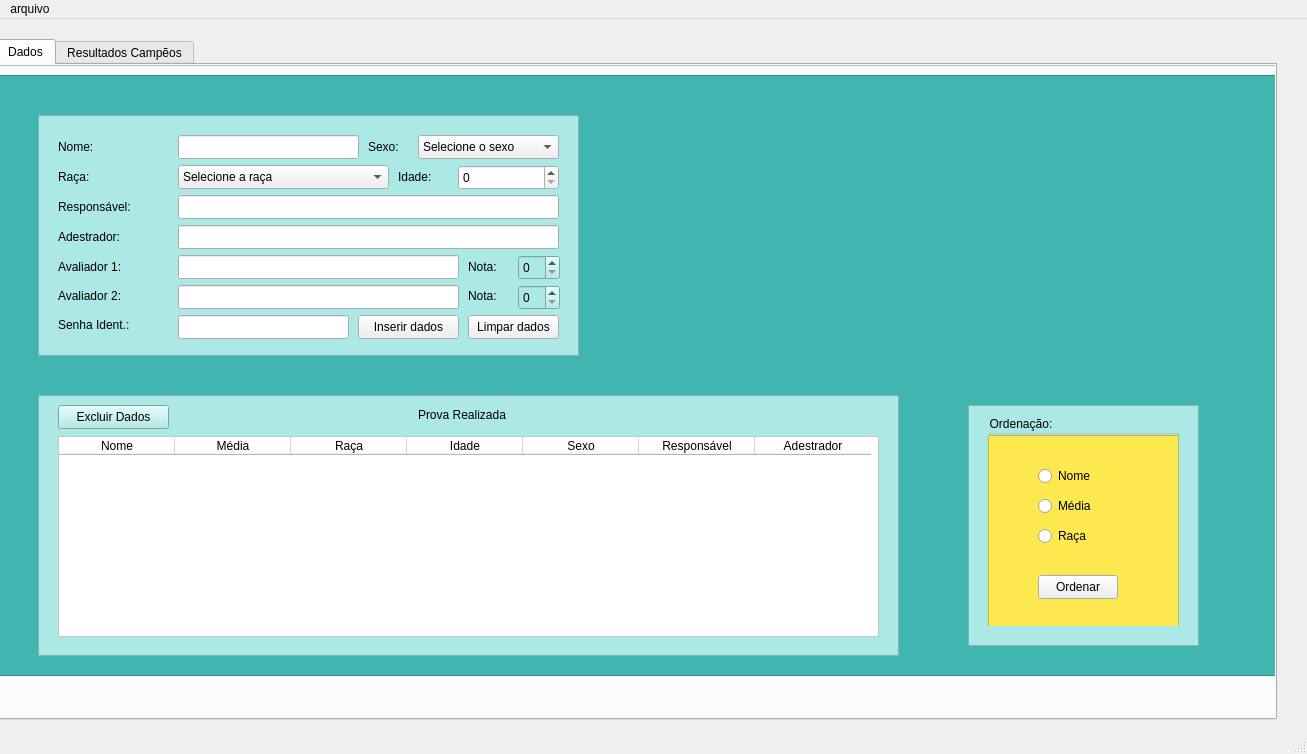
<?xml version="1.0" encoding="UTF-8"?>
<ui version="4.0">
 <class>MainWindow</class>
 <widget class="QMainWindow" name="MainWindow">
  <property name="geometry">
   <rect>
    <x>0</x>
    <y>0</y>
    <width>1307</width>
    <height>754</height>
   </rect>
  </property>
  <property name="windowTitle">
   <string>MainWindow</string>
  </property>
  <widget class="QWidget" name="centralwidget">
   <widget class="QTabWidget" name="Dados">
    <property name="geometry">
     <rect>
      <x>-4</x>
      <y>20</y>
      <width>1281</width>
      <height>681</height>
     </rect>
    </property>
    <property name="sizePolicy">
     <sizepolicy hsizetype="Preferred" vsizetype="Expanding">
      <horstretch>0</horstretch>
      <verstretch>0</verstretch>
     </sizepolicy>
    </property>
    <property name="currentIndex">
     <number>0</number>
    </property>
    <widget class="QWidget" name="tab">
     <attribute name="title">
      <string>Dados</string>
     </attribute>
     <widget class="QLabel" name="nome">
      <property name="geometry">
       <rect>
        <x>60</x>
        <y>70</y>
        <width>111</width>
        <height>24</height>
       </rect>
      </property>
      <property name="styleSheet">
       <string notr="true">font: 75 12pt &quot;URW Bookman L&quot;;
color: rgb(0, 0, 0);</string>
      </property>
      <property name="text">
       <string>Nome:</string>
      </property>
     </widget>
     <widget class="QLabel" name="responsavel">
      <property name="geometry">
       <rect>
        <x>60</x>
        <y>130</y>
        <width>101</width>
        <height>24</height>
       </rect>
      </property>
      <property name="styleSheet">
       <string notr="true">font: 75 12pt &quot;URW Bookman L&quot;;
color: rgb(0, 0, 0);</string>
      </property>
      <property name="text">
       <string>Responsável:</string>
      </property>
     </widget>
     <widget class="QLabel" name="adestrador">
      <property name="geometry">
       <rect>
        <x>60</x>
        <y>160</y>
        <width>101</width>
        <height>24</height>
       </rect>
      </property>
      <property name="styleSheet">
       <string notr="true">font: 75 12pt &quot;URW Bookman L&quot;;
color: rgb(0, 0, 0);</string>
      </property>
      <property name="text">
       <string>Adestrador:</string>
      </property>
     </widget>
     <widget class="QLabel" name="nota1">
      <property name="geometry">
       <rect>
        <x>470</x>
        <y>190</y>
        <width>41</width>
        <height>24</height>
       </rect>
      </property>
      <property name="styleSheet">
       <string notr="true">font: 75 12pt &quot;URW Bookman L&quot;;
color: rgb(0, 0, 0);</string>
      </property>
      <property name="text">
       <string>Nota:</string>
      </property>
     </widget>
     <widget class="QLineEdit" name="txt_nome">
      <property name="geometry">
       <rect>
        <x>180</x>
        <y>70</y>
        <width>181</width>
        <height>24</height>
       </rect>
      </property>
     </widget>
     <widget class="QLineEdit" name="txt_responsavel">
      <property name="geometry">
       <rect>
        <x>180</x>
        <y>130</y>
        <width>381</width>
        <height>24</height>
       </rect>
      </property>
     </widget>
     <widget class="QLabel" name="avaliador">
      <property name="geometry">
       <rect>
        <x>60</x>
        <y>190</y>
        <width>101</width>
        <height>24</height>
       </rect>
      </property>
      <property name="styleSheet">
       <string notr="true">font: 75 12pt &quot;URW Bookman L&quot;;
color: rgb(0, 0, 0);</string>
      </property>
      <property name="text">
       <string>Avaliador 1:</string>
      </property>
     </widget>
     <widget class="QLineEdit" name="txt_avaliador1">
      <property name="geometry">
       <rect>
        <x>180</x>
        <y>190</y>
        <width>281</width>
        <height>24</height>
       </rect>
      </property>
     </widget>
     <widget class="QLabel" name="avaliador2">
      <property name="geometry">
       <rect>
        <x>60</x>
        <y>220</y>
        <width>101</width>
        <height>21</height>
       </rect>
      </property>
      <property name="styleSheet">
       <string notr="true">font: 75 12pt &quot;URW Bookman L&quot;;
color: rgb(0, 0, 0);</string>
      </property>
      <property name="text">
       <string>Avaliador 2:</string>
      </property>
     </widget>
     <widget class="QLineEdit" name="txt_avaliador2">
      <property name="geometry">
       <rect>
        <x>180</x>
        <y>220</y>
        <width>281</width>
        <height>24</height>
       </rect>
      </property>
     </widget>
     <widget class="QLabel" name="nota2">
      <property name="geometry">
       <rect>
        <x>470</x>
        <y>220</y>
        <width>41</width>
        <height>21</height>
       </rect>
      </property>
      <property name="styleSheet">
       <string notr="true">font: 75 12pt &quot;URW Bookman L&quot;;
color: rgb(0, 0, 0);</string>
      </property>
      <property name="text">
       <string>Nota:</string>
      </property>
     </widget>
     <widget class="QLineEdit" name="txt_adestrador">
      <property name="geometry">
       <rect>
        <x>180</x>
        <y>160</y>
        <width>381</width>
        <height>24</height>
       </rect>
      </property>
     </widget>
     <widget class="QLabel" name="senha_acesso_2">
      <property name="geometry">
       <rect>
        <x>60</x>
        <y>250</y>
        <width>111</width>
        <height>20</height>
       </rect>
      </property>
      <property name="styleSheet">
       <string notr="true">font: 75 12pt &quot;URW Bookman L&quot;;
color: rgb(0, 0, 0);</string>
      </property>
      <property name="text">
       <string>Senha Ident.:</string>
      </property>
     </widget>
     <widget class="QFrame" name="frame">
      <property name="geometry">
       <rect>
        <x>-10</x>
        <y>0</y>
        <width>1291</width>
        <height>611</height>
       </rect>
      </property>
      <property name="frameShape">
       <enum>QFrame::StyledPanel</enum>
      </property>
      <property name="frameShadow">
       <enum>QFrame::Raised</enum>
      </property>
      <widget class="QGroupBox" name="groupBox">
       <property name="geometry">
        <rect>
         <x>1000</x>
         <y>350</y>
         <width>191</width>
         <height>211</height>
        </rect>
       </property>
       <property name="styleSheet">
        <string notr="true">font: 75 12pt &quot;URW Bookman L&quot;;
color: rgb(0, 0, 0);</string>
       </property>
       <property name="title">
        <string>Ordenação:</string>
       </property>
       <widget class="QRadioButton" name="sel_nome">
        <property name="geometry">
         <rect>
          <x>50</x>
          <y>50</y>
          <width>100</width>
          <height>22</height>
         </rect>
        </property>
        <property name="text">
         <string>Nome</string>
        </property>
       </widget>
       <widget class="QRadioButton" name="sel_media">
        <property name="geometry">
         <rect>
          <x>50</x>
          <y>80</y>
          <width>100</width>
          <height>22</height>
         </rect>
        </property>
        <property name="text">
         <string>Média</string>
        </property>
       </widget>
       <widget class="QRadioButton" name="sel_raca">
        <property name="geometry">
         <rect>
          <x>50</x>
          <y>110</y>
          <width>100</width>
          <height>22</height>
         </rect>
        </property>
        <property name="text">
         <string>Raça</string>
        </property>
       </widget>
       <widget class="QPushButton" name="btn_ordenar">
        <property name="geometry">
         <rect>
          <x>50</x>
          <y>160</y>
          <width>80</width>
          <height>24</height>
         </rect>
        </property>
        <property name="text">
         <string>Ordenar</string>
        </property>
       </widget>
       <widget class="QFrame" name="frame_5">
        <property name="geometry">
         <rect>
          <x>0</x>
          <y>20</y>
          <width>191</width>
          <height>211</height>
         </rect>
        </property>
        <property name="styleSheet">
         <string notr="true">background-color: rgb(252, 233, 79);</string>
        </property>
        <property name="frameShape">
         <enum>QFrame::StyledPanel</enum>
        </property>
        <property name="frameShadow">
         <enum>QFrame::Raised</enum>
        </property>
       </widget>
       <zorder>frame_5</zorder>
       <zorder>sel_nome</zorder>
       <zorder>sel_media</zorder>
       <zorder>sel_raca</zorder>
       <zorder>btn_ordenar</zorder>
      </widget>
      <widget class="QLabel" name="sexo">
       <property name="geometry">
        <rect>
         <x>380</x>
         <y>70</y>
         <width>41</width>
         <height>24</height>
        </rect>
       </property>
       <property name="sizePolicy">
        <sizepolicy hsizetype="Preferred" vsizetype="Preferred">
         <horstretch>0</horstretch>
         <verstretch>0</verstretch>
        </sizepolicy>
       </property>
       <property name="styleSheet">
        <string notr="true">font: 75 12pt &quot;URW Bookman L&quot;;
color: rgb(0, 0, 0);</string>
       </property>
       <property name="text">
        <string>Sexo:</string>
       </property>
      </widget>
      <widget class="QComboBox" name="combo_sexo">
       <property name="geometry">
        <rect>
         <x>430</x>
         <y>70</y>
         <width>141</width>
         <height>24</height>
        </rect>
       </property>
       <property name="sizePolicy">
        <sizepolicy hsizetype="Preferred" vsizetype="Fixed">
         <horstretch>0</horstretch>
         <verstretch>0</verstretch>
        </sizepolicy>
       </property>
       <item>
        <property name="text">
         <string>Selecione o sexo</string>
        </property>
       </item>
       <item>
        <property name="text">
         <string>Feminino</string>
        </property>
       </item>
       <item>
        <property name="text">
         <string>Masculino</string>
        </property>
       </item>
      </widget>
      <widget class="QLabel" name="raca">
       <property name="geometry">
        <rect>
         <x>70</x>
         <y>100</y>
         <width>101</width>
         <height>24</height>
        </rect>
       </property>
       <property name="styleSheet">
        <string notr="true">font: 75 12pt &quot;URW Bookman L&quot;;
color: rgb(0, 0, 0);</string>
       </property>
       <property name="text">
        <string>Raça:</string>
       </property>
      </widget>
      <widget class="QComboBox" name="combo_raca">
       <property name="geometry">
        <rect>
         <x>190</x>
         <y>100</y>
         <width>211</width>
         <height>24</height>
        </rect>
       </property>
       <item>
        <property name="text">
         <string>Selecione a raça</string>
        </property>
       </item>
       <item>
        <property name="text">
         <string>Akita</string>
        </property>
       </item>
       <item>
        <property name="text">
         <string>American staffordshire terrier</string>
        </property>
       </item>
       <item>
        <property name="text">
         <string>Basset hound</string>
        </property>
       </item>
       <item>
        <property name="text">
         <string>Beagle</string>
        </property>
       </item>
       <item>
        <property name="text">
         <string>Bichon frisé</string>
        </property>
       </item>
       <item>
        <property name="text">
         <string>Boiadeiro australiano</string>
        </property>
       </item>
       <item>
        <property name="text">
         <string>Border collie</string>
        </property>
       </item>
       <item>
        <property name="text">
         <string>Boston terrier</string>
        </property>
       </item>
       <item>
        <property name="text">
         <string>Boxer</string>
        </property>
       </item>
       <item>
        <property name="text">
         <string>Buldogue francês</string>
        </property>
       </item>
       <item>
        <property name="text">
         <string>Buldogue inglês</string>
        </property>
       </item>
       <item>
        <property name="text">
         <string>Bull terrier</string>
        </property>
       </item>
       <item>
        <property name="text">
         <string>Cane corso</string>
        </property>
       </item>
       <item>
        <property name="text">
         <string>Cavalier king charles spaniel</string>
        </property>
       </item>
       <item>
        <property name="text">
         <string>Chihuahua</string>
        </property>
       </item>
       <item>
        <property name="text">
         <string>Chow chow</string>
        </property>
       </item>
       <item>
        <property name="text">
         <string>Cocker spaniel inglês</string>
        </property>
       </item>
       <item>
        <property name="text">
         <string>Dachshund</string>
        </property>
       </item>
       <item>
        <property name="text">
         <string>Dálmata</string>
        </property>
       </item>
       <item>
        <property name="text">
         <string>Doberman</string>
        </property>
       </item>
       <item>
        <property name="text">
         <string>Dogo argentino</string>
        </property>
       </item>
       <item>
        <property name="text">
         <string>Dogue alemão</string>
        </property>
       </item>
       <item>
        <property name="text">
         <string>Fila brasileiro</string>
        </property>
       </item>
       <item>
        <property name="text">
         <string>Golden retriever</string>
        </property>
       </item>
       <item>
        <property name="text">
         <string>Husky siberiano</string>
        </property>
       </item>
       <item>
        <property name="text">
         <string>Jack russell terrier</string>
        </property>
       </item>
       <item>
        <property name="text">
         <string>Labrador retriever</string>
        </property>
       </item>
       <item>
        <property name="text">
         <string>Lhasa apso</string>
        </property>
       </item>
       <item>
        <property name="text">
         <string>Lulu da Pomerânia</string>
        </property>
       </item>
       <item>
        <property name="text">
         <string>Maltês</string>
        </property>
       </item>
       <item>
        <property name="text">
         <string>Mastiff inglês</string>
        </property>
       </item>
       <item>
        <property name="text">
         <string>Mastim tibetano</string>
        </property>
       </item>
       <item>
        <property name="text">
         <string>Pastor alemão</string>
        </property>
       </item>
       <item>
        <property name="text">
         <string>Pastor australiano</string>
        </property>
       </item>
       <item>
        <property name="text">
         <string>Pastor de Shetland</string>
        </property>
       </item>
       <item>
        <property name="text">
         <string>Pastor Maremano Abruzes</string>
        </property>
       </item>
       <item>
        <property name="text">
         <string>Pequinês</string>
        </property>
       </item>
       <item>
        <property name="text">
         <string>Pinscher miniatura</string>
        </property>
       </item>
       <item>
        <property name="text">
         <string>Pit bull</string>
        </property>
       </item>
       <item>
        <property name="text">
         <string>Poodle</string>
        </property>
       </item>
       <item>
        <property name="text">
         <string>Pug</string>
        </property>
       </item>
       <item>
        <property name="text">
         <string>Rottweiler</string>
        </property>
       </item>
       <item>
        <property name="text">
         <string>Samoieda</string>
        </property>
       </item>
       <item>
        <property name="text">
         <string>Schnauzer</string>
        </property>
       </item>
       <item>
        <property name="text">
         <string>Shiba</string>
        </property>
       </item>
       <item>
        <property name="text">
         <string>Shih tzu</string>
        </property>
       </item>
       <item>
        <property name="text">
         <string>Staffordshire bull terrier</string>
        </property>
       </item>
       <item>
        <property name="text">
         <string>Vira-lata</string>
        </property>
       </item>
       <item>
        <property name="text">
         <string>Weimaraner</string>
        </property>
       </item>
       <item>
        <property name="text">
         <string>Whippet</string>
        </property>
       </item>
       <item>
        <property name="text">
         <string>Yorkshire terrier</string>
        </property>
       </item>
      </widget>
      <widget class="QLabel" name="idade">
       <property name="geometry">
        <rect>
         <x>410</x>
         <y>100</y>
         <width>101</width>
         <height>24</height>
        </rect>
       </property>
       <property name="styleSheet">
        <string notr="true">font: 75 12pt &quot;URW Bookman L&quot;;
color: rgb(0, 0, 0);</string>
       </property>
       <property name="text">
        <string>Idade:</string>
       </property>
      </widget>
      <widget class="QLineEdit" name="txt_senha_acesso">
       <property name="geometry">
        <rect>
         <x>190</x>
         <y>250</y>
         <width>171</width>
         <height>24</height>
        </rect>
       </property>
      </widget>
      <widget class="QPushButton" name="btn_inserirDados">
       <property name="geometry">
        <rect>
         <x>370</x>
         <y>250</y>
         <width>101</width>
         <height>24</height>
        </rect>
       </property>
       <property name="text">
        <string>Inserir dados</string>
       </property>
      </widget>
      <widget class="QPushButton" name="btn_limpardados">
       <property name="geometry">
        <rect>
         <x>480</x>
         <y>250</y>
         <width>91</width>
         <height>24</height>
        </rect>
       </property>
       <property name="text">
        <string>Limpar dados</string>
       </property>
      </widget>
      <widget class="QFrame" name="plano_fundo_geral">
       <property name="geometry">
        <rect>
         <x>10</x>
         <y>10</y>
         <width>1281</width>
         <height>601</height>
        </rect>
       </property>
       <property name="styleSheet">
        <string notr="true">background-color: rgb(65, 181, 175);</string>
       </property>
       <property name="frameShape">
        <enum>QFrame::StyledPanel</enum>
       </property>
       <property name="frameShadow">
        <enum>QFrame::Raised</enum>
       </property>
       <widget class="QFrame" name="frame_2">
        <property name="geometry">
         <rect>
          <x>40</x>
          <y>40</y>
          <width>541</width>
          <height>241</height>
         </rect>
        </property>
        <property name="styleSheet">
         <string notr="true">background-color: rgb(171, 232, 230);</string>
        </property>
        <property name="frameShape">
         <enum>QFrame::StyledPanel</enum>
        </property>
        <property name="frameShadow">
         <enum>QFrame::Raised</enum>
        </property>
        <widget class="QSpinBox" name="txt_nota1">
         <property name="geometry">
          <rect>
           <x>480</x>
           <y>140</y>
           <width>42</width>
           <height>25</height>
          </rect>
         </property>
        </widget>
        <widget class="QSpinBox" name="txt_nota2">
         <property name="geometry">
          <rect>
           <x>480</x>
           <y>170</y>
           <width>42</width>
           <height>25</height>
          </rect>
         </property>
        </widget>
       </widget>
       <widget class="QFrame" name="frame_3">
        <property name="geometry">
         <rect>
          <x>40</x>
          <y>320</y>
          <width>861</width>
          <height>261</height>
         </rect>
        </property>
        <property name="styleSheet">
         <string notr="true">background-color: rgb(171, 232, 230);</string>
        </property>
        <property name="frameShape">
         <enum>QFrame::StyledPanel</enum>
        </property>
        <property name="frameShadow">
         <enum>QFrame::Raised</enum>
        </property>
        <widget class="QLabel" name="txt_provarealizada">
         <property name="geometry">
          <rect>
           <x>380</x>
           <y>10</y>
           <width>141</width>
           <height>20</height>
          </rect>
         </property>
         <property name="styleSheet">
          <string notr="true">font: 75 12pt &quot;URW Bookman L&quot;;
color: rgb(0, 0, 0);</string>
         </property>
         <property name="text">
          <string>Prova Realizada</string>
         </property>
        </widget>
        <widget class="QTableWidget" name="tabela_provarealizada">
         <property name="geometry">
          <rect>
           <x>20</x>
           <y>41</y>
           <width>821</width>
           <height>201</height>
          </rect>
         </property>
         <property name="styleSheet">
          <string notr="true">background-color: rgb(255, 255, 255);</string>
         </property>
         <attribute name="horizontalHeaderDefaultSectionSize">
          <number>116</number>
         </attribute>
         <column>
          <property name="text">
           <string>Nome</string>
          </property>
         </column>
         <column>
          <property name="text">
           <string>Média</string>
          </property>
         </column>
         <column>
          <property name="text">
           <string>Raça</string>
          </property>
         </column>
         <column>
          <property name="text">
           <string>Idade</string>
          </property>
         </column>
         <column>
          <property name="text">
           <string>Sexo</string>
          </property>
         </column>
         <column>
          <property name="text">
           <string>Responsável</string>
          </property>
         </column>
         <column>
          <property name="text">
           <string>Adestrador</string>
          </property>
         </column>
        </widget>
        <widget class="QPushButton" name="ExcluirDados">
         <property name="geometry">
          <rect>
           <x>20</x>
           <y>10</y>
           <width>111</width>
           <height>24</height>
          </rect>
         </property>
         <property name="text">
          <string>Excluir Dados</string>
         </property>
        </widget>
       </widget>
       <widget class="QFrame" name="frame_4">
        <property name="geometry">
         <rect>
          <x>970</x>
          <y>330</y>
          <width>231</width>
          <height>241</height>
         </rect>
        </property>
        <property name="styleSheet">
         <string notr="true">background-color: rgb(171, 232, 230);</string>
        </property>
        <property name="frameShape">
         <enum>QFrame::StyledPanel</enum>
        </property>
        <property name="frameShadow">
         <enum>QFrame::Raised</enum>
        </property>
       </widget>
       <widget class="QLabel" name="logo_imagem">
        <property name="geometry">
         <rect>
          <x>620</x>
          <y>20</y>
          <width>601</width>
          <height>281</height>
         </rect>
        </property>
        <property name="styleSheet">
         <string notr="true">image: url(:/Imagens/Imagens/logo a.png);</string>
        </property>
        <property name="text">
         <string/>
        </property>
        <property name="scaledContents">
         <bool>true</bool>
        </property>
       </widget>
      </widget>
      <widget class="QSpinBox" name="txt_idade">
       <property name="geometry">
        <rect>
         <x>470</x>
         <y>100</y>
         <width>101</width>
         <height>25</height>
        </rect>
       </property>
      </widget>
      <zorder>plano_fundo_geral</zorder>
      <zorder>sexo</zorder>
      <zorder>combo_sexo</zorder>
      <zorder>raca</zorder>
      <zorder>combo_raca</zorder>
      <zorder>idade</zorder>
      <zorder>txt_senha_acesso</zorder>
      <zorder>btn_inserirDados</zorder>
      <zorder>btn_limpardados</zorder>
      <zorder>groupBox</zorder>
      <zorder>txt_idade</zorder>
     </widget>
     <zorder>frame</zorder>
     <zorder>nome</zorder>
     <zorder>responsavel</zorder>
     <zorder>adestrador</zorder>
     <zorder>nota1</zorder>
     <zorder>txt_nome</zorder>
     <zorder>txt_responsavel</zorder>
     <zorder>avaliador</zorder>
     <zorder>txt_avaliador1</zorder>
     <zorder>avaliador2</zorder>
     <zorder>txt_avaliador2</zorder>
     <zorder>nota2</zorder>
     <zorder>txt_adestrador</zorder>
     <zorder>senha_acesso_2</zorder>
    </widget>
    <widget class="QWidget" name="tab_2">
     <attribute name="title">
      <string>Resultados Campẽos</string>
     </attribute>
     <widget class="QFrame" name="frame_6">
      <property name="geometry">
       <rect>
        <x>0</x>
        <y>0</y>
        <width>1281</width>
        <height>631</height>
       </rect>
      </property>
      <property name="styleSheet">
       <string notr="true">background-color: rgb(65, 181, 175);</string>
      </property>
      <property name="frameShape">
       <enum>QFrame::StyledPanel</enum>
      </property>
      <property name="frameShadow">
       <enum>QFrame::Raised</enum>
      </property>
      <widget class="QFrame" name="frame_7">
       <property name="geometry">
        <rect>
         <x>450</x>
         <y>160</y>
         <width>361</width>
         <height>311</height>
        </rect>
       </property>
       <property name="styleSheet">
        <string notr="true">background-color: rgb(171, 232, 230);</string>
       </property>
       <property name="frameShape">
        <enum>QFrame::StyledPanel</enum>
       </property>
       <property name="frameShadow">
        <enum>QFrame::Raised</enum>
       </property>
       <widget class="QLabel" name="txt_vencedorPrimeiro">
        <property name="geometry">
         <rect>
          <x>90</x>
          <y>10</y>
          <width>261</width>
          <height>41</height>
         </rect>
        </property>
        <property name="styleSheet">
         <string notr="true">font: 75 16pt &quot;URW Bookman L&quot;;
color: rgb(0, 0, 0);</string>
        </property>
        <property name="text">
         <string/>
        </property>
       </widget>
       <widget class="QLabel" name="label_5">
        <property name="geometry">
         <rect>
          <x>20</x>
          <y>20</y>
          <width>41</width>
          <height>16</height>
         </rect>
        </property>
        <property name="styleSheet">
         <string notr="true">font: 75 10pt &quot;URW Bookman L&quot;;
color: rgb(0, 0, 0);</string>
        </property>
        <property name="text">
         <string>Nome</string>
        </property>
       </widget>
       <widget class="QLabel" name="label">
        <property name="geometry">
         <rect>
          <x>20</x>
          <y>80</y>
          <width>41</width>
          <height>16</height>
         </rect>
        </property>
        <property name="styleSheet">
         <string notr="true">font: 75 10pt &quot;URW Bookman L&quot;;
color: rgb(0, 0, 0);</string>
        </property>
        <property name="text">
         <string>Raça</string>
        </property>
       </widget>
       <widget class="QLabel" name="txt_racavencedora">
        <property name="geometry">
         <rect>
          <x>90</x>
          <y>70</y>
          <width>261</width>
          <height>31</height>
         </rect>
        </property>
        <property name="styleSheet">
         <string notr="true">font: 75 12pt &quot;URW Bookman L&quot;;
color: rgb(0, 0, 0);</string>
        </property>
        <property name="text">
         <string/>
        </property>
       </widget>
       <widget class="QLabel" name="primeiro">
        <property name="geometry">
         <rect>
          <x>30</x>
          <y>130</y>
          <width>311</width>
          <height>151</height>
         </rect>
        </property>
        <property name="styleSheet">
         <string notr="true">image: url(:/Imagens/Imagens/primeiro.png);</string>
        </property>
        <property name="text">
         <string/>
        </property>
       </widget>
      </widget>
      <widget class="QFrame" name="frame_15">
       <property name="geometry">
        <rect>
         <x>810</x>
         <y>260</y>
         <width>361</width>
         <height>211</height>
        </rect>
       </property>
       <property name="styleSheet">
        <string notr="true">background-color: rgb(171, 232, 230);</string>
       </property>
       <property name="frameShape">
        <enum>QFrame::StyledPanel</enum>
       </property>
       <property name="frameShadow">
        <enum>QFrame::Raised</enum>
       </property>
       <widget class="QLabel" name="TerceiroLugar">
        <property name="geometry">
         <rect>
          <x>120</x>
          <y>90</y>
          <width>141</width>
          <height>111</height>
         </rect>
        </property>
        <property name="styleSheet">
         <string notr="true">image: url(:/Imagens/Imagens/terceiro.png);</string>
        </property>
        <property name="text">
         <string/>
        </property>
       </widget>
       <widget class="QLabel" name="txt_racaTerceiro">
        <property name="geometry">
         <rect>
          <x>70</x>
          <y>60</y>
          <width>261</width>
          <height>31</height>
         </rect>
        </property>
        <property name="styleSheet">
         <string notr="true">font: 75 12pt &quot;URW Bookman L&quot;;
color: rgb(0, 0, 0);</string>
        </property>
        <property name="text">
         <string/>
        </property>
       </widget>
       <widget class="QLabel" name="label_12">
        <property name="geometry">
         <rect>
          <x>10</x>
          <y>70</y>
          <width>58</width>
          <height>16</height>
         </rect>
        </property>
        <property name="styleSheet">
         <string notr="true">font: 75 10pt &quot;URW Bookman L&quot;;
color: rgb(0, 0, 0);</string>
        </property>
        <property name="text">
         <string>Raça</string>
        </property>
       </widget>
       <widget class="QLabel" name="label_11">
        <property name="geometry">
         <rect>
          <x>10</x>
          <y>20</y>
          <width>41</width>
          <height>16</height>
         </rect>
        </property>
        <property name="styleSheet">
         <string notr="true">font: 75 10pt &quot;URW Bookman L&quot;;
color: rgb(0, 0, 0);</string>
        </property>
        <property name="text">
         <string>Nome</string>
        </property>
       </widget>
       <widget class="QLabel" name="txt_vencedorTerceiro">
        <property name="geometry">
         <rect>
          <x>70</x>
          <y>10</y>
          <width>261</width>
          <height>41</height>
         </rect>
        </property>
        <property name="styleSheet">
         <string notr="true">font: 75 16pt &quot;URW Bookman L&quot;;
color: rgb(0, 0, 0);</string>
        </property>
        <property name="text">
         <string/>
        </property>
       </widget>
      </widget>
      <widget class="QFrame" name="frame_13">
       <property name="geometry">
        <rect>
         <x>90</x>
         <y>230</y>
         <width>361</width>
         <height>241</height>
        </rect>
       </property>
       <property name="styleSheet">
        <string notr="true">background-color: rgb(171, 232, 230);</string>
       </property>
       <property name="frameShape">
        <enum>QFrame::StyledPanel</enum>
       </property>
       <property name="frameShadow">
        <enum>QFrame::Raised</enum>
       </property>
       <widget class="QLabel" name="Segundolugar">
        <property name="geometry">
         <rect>
          <x>110</x>
          <y>100</y>
          <width>151</width>
          <height>131</height>
         </rect>
        </property>
        <property name="styleSheet">
         <string notr="true">image: url(:/Imagens/Imagens/segundo.png);</string>
        </property>
        <property name="text">
         <string/>
        </property>
       </widget>
       <widget class="QLabel" name="txt_vencedorSegundo">
        <property name="geometry">
         <rect>
          <x>80</x>
          <y>10</y>
          <width>261</width>
          <height>41</height>
         </rect>
        </property>
        <property name="styleSheet">
         <string notr="true">font: 75 16pt &quot;URW Bookman L&quot;;
color: rgb(0, 0, 0);</string>
        </property>
        <property name="text">
         <string/>
        </property>
       </widget>
       <widget class="QLabel" name="label_9">
        <property name="geometry">
         <rect>
          <x>20</x>
          <y>20</y>
          <width>41</width>
          <height>16</height>
         </rect>
        </property>
        <property name="styleSheet">
         <string notr="true">font: 75 10pt &quot;URW Bookman L&quot;;
color: rgb(0, 0, 0);</string>
        </property>
        <property name="text">
         <string>Nome</string>
        </property>
       </widget>
       <widget class="QLabel" name="label_10">
        <property name="geometry">
         <rect>
          <x>20</x>
          <y>80</y>
          <width>58</width>
          <height>16</height>
         </rect>
        </property>
        <property name="styleSheet">
         <string notr="true">font: 75 10pt &quot;URW Bookman L&quot;;
color: rgb(0, 0, 0);</string>
        </property>
        <property name="text">
         <string>Raça</string>
        </property>
       </widget>
       <widget class="QLabel" name="txt_racaSegunda">
        <property name="geometry">
         <rect>
          <x>80</x>
          <y>80</y>
          <width>261</width>
          <height>21</height>
         </rect>
        </property>
        <property name="styleSheet">
         <string notr="true">font: 75 12pt &quot;URW Bookman L&quot;;
color: rgb(0, 0, 0);</string>
        </property>
        <property name="text">
         <string/>
        </property>
       </widget>
      </widget>
      <widget class="QPushButton" name="btn_atualizar">
       <property name="geometry">
        <rect>
         <x>30</x>
         <y>30</y>
         <width>131</width>
         <height>31</height>
        </rect>
       </property>
       <property name="styleSheet">
        <string notr="true">background-color: rgb(204, 0, 0);
alternate-background-color: rgb(237, 212, 0);
font: 14pt &quot;Ubuntu&quot;;
color: rgb(255, 255, 255);</string>
       </property>
       <property name="text">
        <string>Atualizar</string>
       </property>
      </widget>
      <widget class="QLabel" name="generofeminino">
       <property name="geometry">
        <rect>
         <x>140</x>
         <y>510</y>
         <width>201</width>
         <height>101</height>
        </rect>
       </property>
       <property name="text">
        <string>TextLabel</string>
       </property>
      </widget>
      <widget class="QLabel" name="generomasculino">
       <property name="geometry">
        <rect>
         <x>400</x>
         <y>510</y>
         <width>211</width>
         <height>111</height>
        </rect>
       </property>
       <property name="text">
        <string>TextLabel</string>
       </property>
      </widget>
      <zorder>frame_13</zorder>
      <zorder>frame_7</zorder>
      <zorder>frame_15</zorder>
      <zorder>btn_atualizar</zorder>
      <zorder>generofeminino</zorder>
      <zorder>generomasculino</zorder>
     </widget>
    </widget>
   </widget>
  </widget>
  <widget class="QMenuBar" name="menubar">
   <property name="geometry">
    <rect>
     <x>0</x>
     <y>0</y>
     <width>1307</width>
     <height>21</height>
    </rect>
   </property>
   <widget class="QMenu" name="menuarquivo">
    <property name="title">
     <string>arquivo</string>
    </property>
    <addaction name="actionSalvar"/>
    <addaction name="actionCarregar"/>
    <addaction name="actionSair"/>
    <addaction name="actionLimpar_Tabela"/>
   </widget>
   <addaction name="menuarquivo"/>
  </widget>
  <widget class="QStatusBar" name="statusbar"/>
  <action name="actionSalvar">
   <property name="icon">
    <iconset>
     <normaloff>salvar.png</normaloff>salvar.png</iconset>
   </property>
   <property name="text">
    <string>Salvar</string>
   </property>
  </action>
  <action name="actionCarregar">
   <property name="icon">
    <iconset>
     <normaloff>carregar.jpg</normaloff>carregar.jpg</iconset>
   </property>
   <property name="text">
    <string>Carregar</string>
   </property>
  </action>
  <action name="actionSair">
   <property name="icon">
    <iconset>
     <normaloff>sair.png</normaloff>sair.png</iconset>
   </property>
   <property name="text">
    <string>Sair</string>
   </property>
  </action>
  <action name="actionLimpar_Tabela">
   <property name="text">
    <string>Limpar Tabela</string>
   </property>
  </action>
 </widget>
 <resources/>
 <connections/>
</ui>
